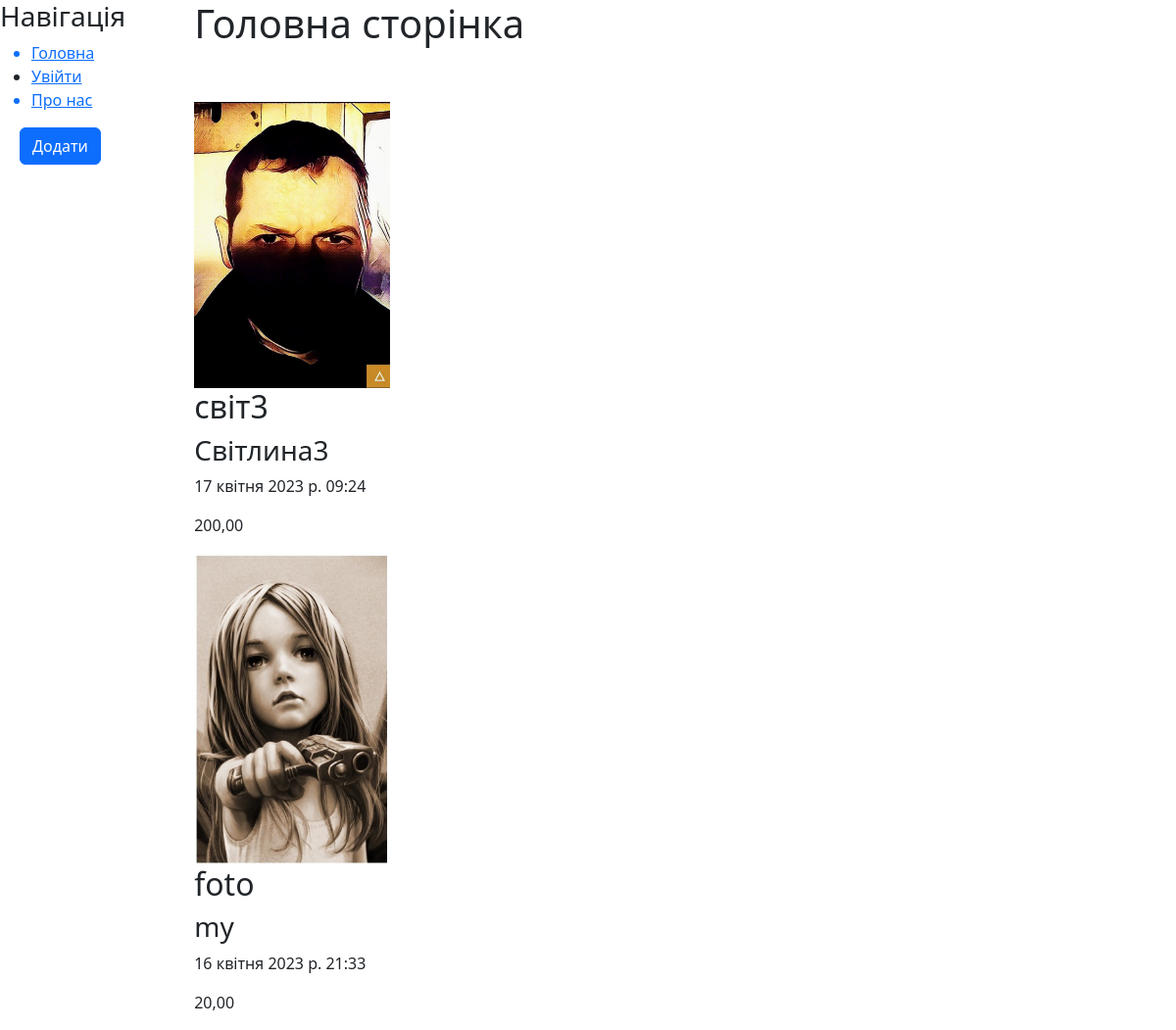
/, run on an earlier commit of the app's database.
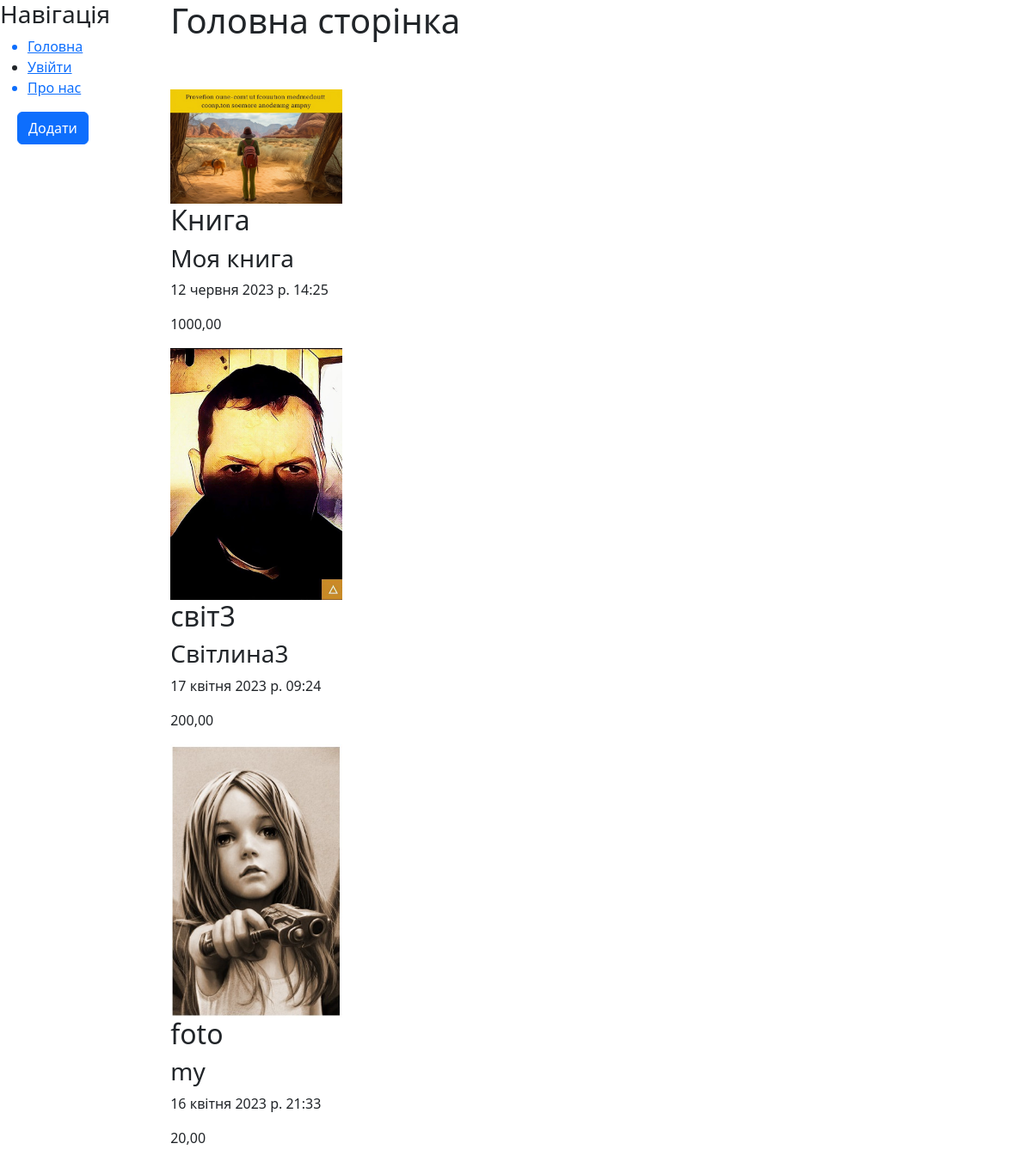
And on a later commit of the database.
### orders/models.py (models this page shows, shortened)
class Product(models.Model):
    name = models.CharField('Назва', max_length=150)
    image = models.ImageField('Світлина', upload_to='image/%Y', null=True)
    description = models.TextField('Опис')
    price = models.DecimalField('Ціна', max_digits=7, decimal_places=2, null=True)
    date = models.DateTimeField('Дата', auto_now_add=True)
    class Meta:
        verbose_name = 'Товар'
        verbose_name_plural = 'Товари'

### orders/views.py (the view)
# urls.py: 2. Add a URL to urlpatterns:  path('', views.home, name='home')
def home(reguest):
    bord = Product.objects.order_by('-date')#order = сортировка по полю (- дата от более новых)
    return render(reguest, 'orders/index.html', {'bord': bord})

### orders/templates/orders/index.html (shortened to what this page needs)
{% extends 'orders/base.html' %}
    {% block content %}
    <div class="f1">
        <h1 class="text-center">Головна сторінка</h1>
        <br>
        <br>
        {% if bord %}
            {% for el in bord %}
                <div class="img">
                    <a href="#"><img src="{{ el.image.url }}" width="200px"></a>
                </div>
                <div>
                    <h2>{{ el.name }}</h2>
                    <h3>{{ el.description }}</h3>
                    <p>{{ el.date }}</p>
                    <p>{{ el.price }}</p>
                </div>
            {% endfor %}
        {% else %}
            <p>У вас не має оголошень</p>
        {% endif %}
    </div>
    {% endblock %}

What changed in the data, as far as the page shows it:
added Product: image (picture), name "Книга", description "Моя книга", date "12 червня 2023 р. 14:25", price "1000,00"
